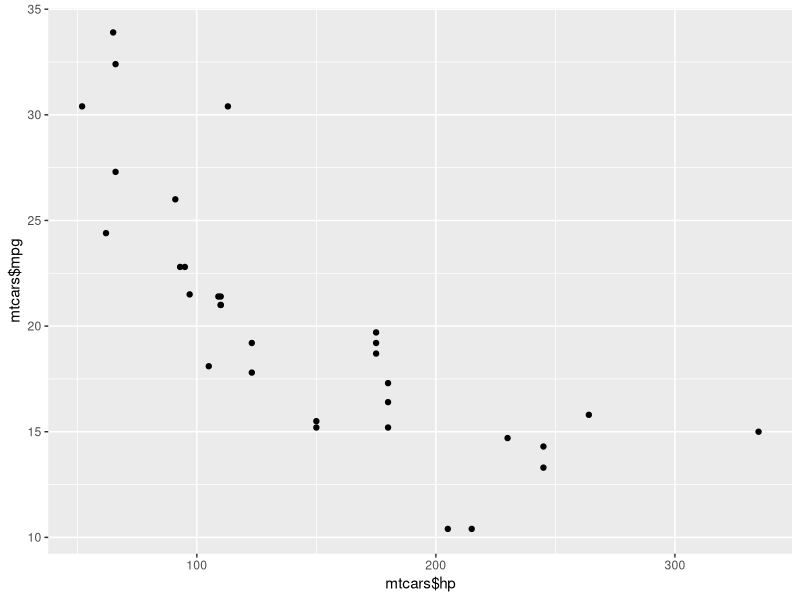
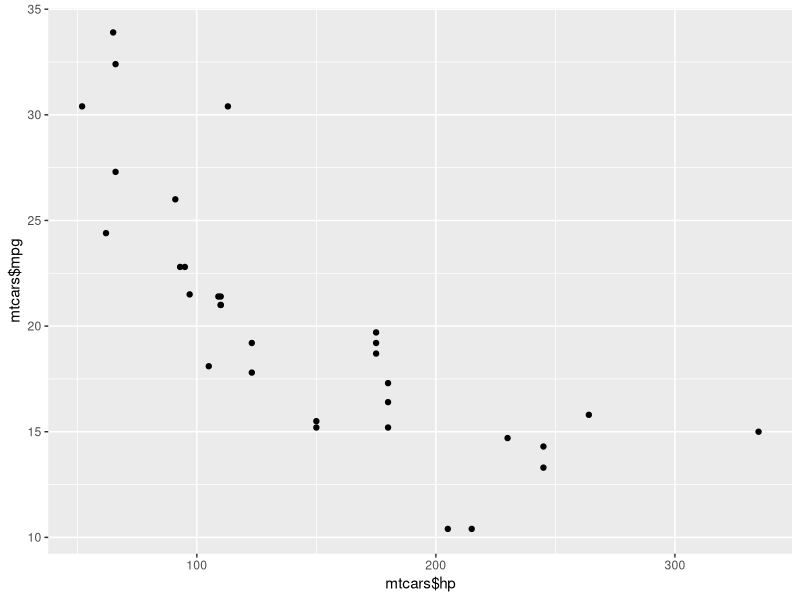
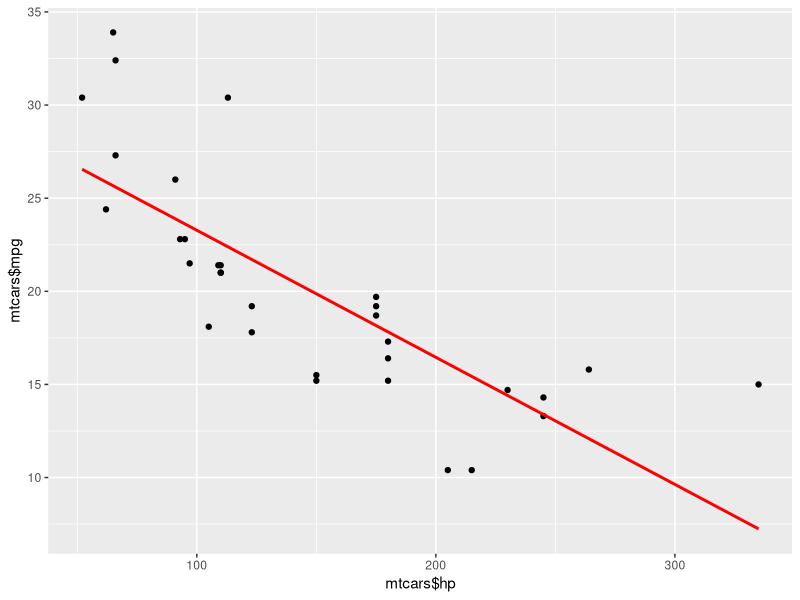
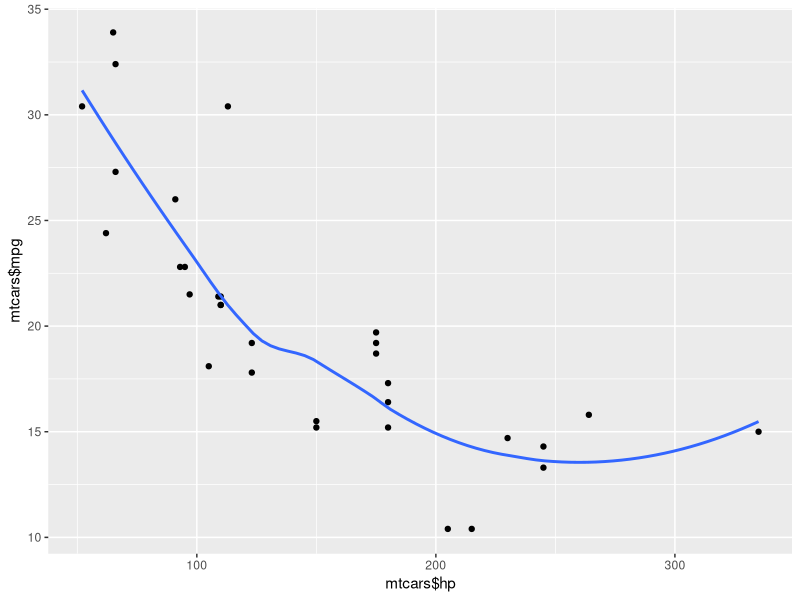
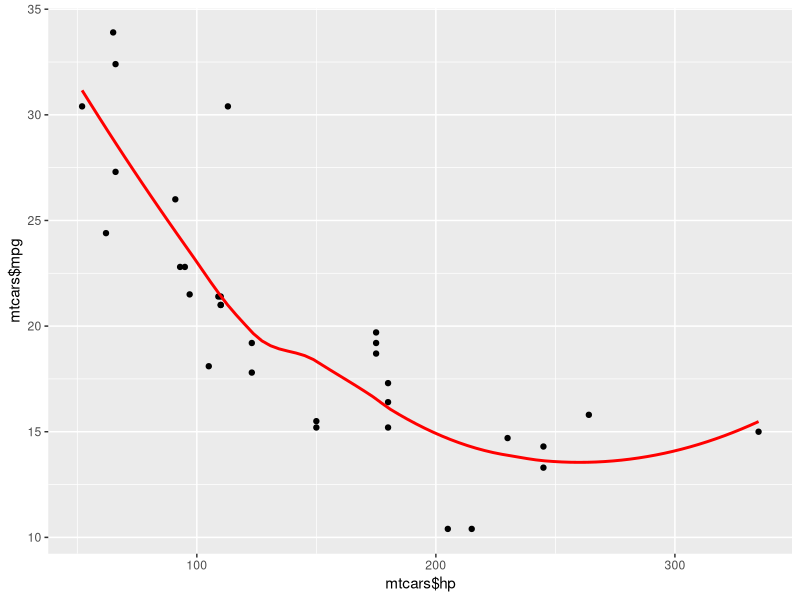
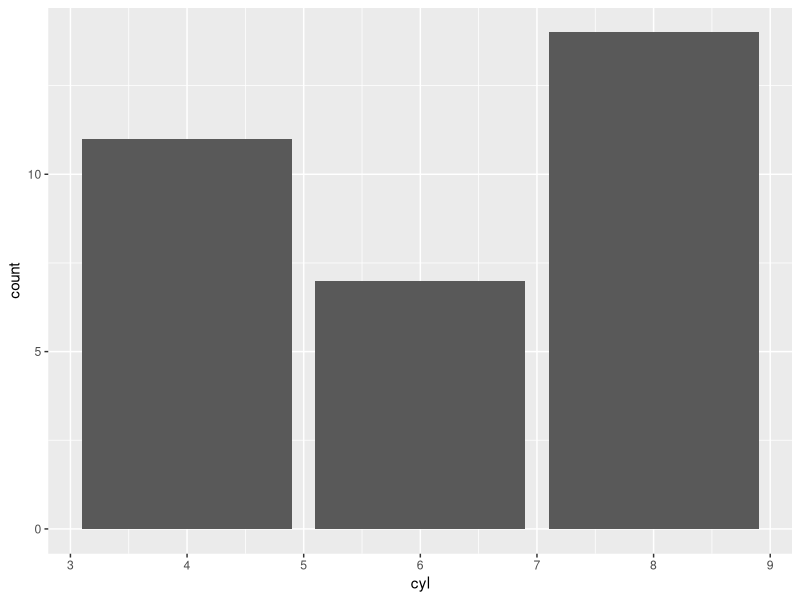
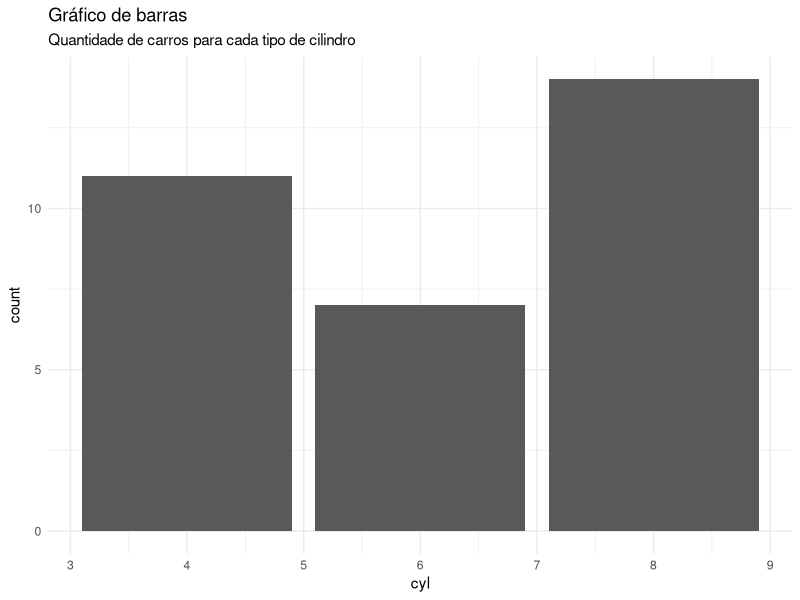
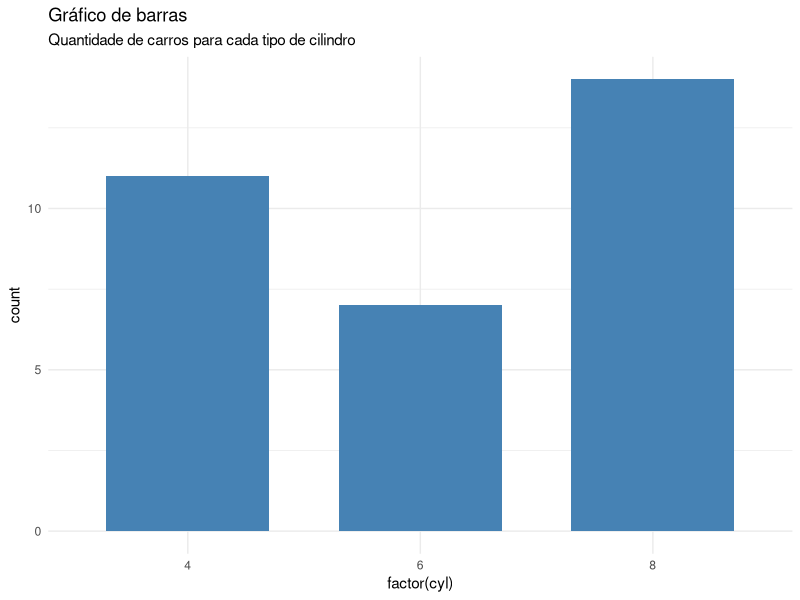

Here is the R script that generated these plots, in order:
# CONTINUANDO AS ATIVIDADES NO SISTEMA R
# R e estatística
# Faremos diversos procedimentos para nos familiarizarmos com o Sistema R.
# Prof. Arlei Fachinello e Guilherme Viegas


# Dataset para nossa análise
?datasets                                # Pacote com vários datasets
?datasets::mtcars                        # {Motor Trend Car Road Tests} Perfermance de 32 modelos de carro dos anos 70
datasets::mtcars                         # Do pacote dataset, chame mtcars
mtcars                       
View(mtcars)
str(mtcars)
summary(mtcars)

# Funções estatísticas que valem a pena decorar
min(mtcars$mpg)
max(mtcars$cyl)
mean(mtcars$disp)
median(mtcars$hp)
sd(mtcars$drat)                           # Standard Deviation - Desvio Padrão
quantile(mtcars$wt)                       # Quartil
quantile(mtcars$qsec, probs = 0.13)       # Percentil



# A medida de correlação, r, é uma das mais importantes para a analise estatística.
# [-1, 1]
# Em R, podemos calcular a correlação com a função    cor()
?cor()

cor(mtcars$mpg, mtcars$hp)      # Milhas por galao x horse power
cor(mtcars$mpg, mtcars$cyl)     # Milhas por galao x Número cilindros


## No R tbm podemos criar nossas própras funções
# Por exemplo, a função para calcular a área de um circulo  /   A = pi * r ^ 2
A <- function(r){
  area = pi * r ^ 2
  return(area)
}
A(2)
# Perceba que criamos uma função com apenas um parametro, o raio

# O argumento da função pode ser tbm um vetor, assim como na seguinte função, onde normalizaremos um séries de valores (vetor)
noramlize <- function(x){
  (x - min(x)) / (max(x) - min(x))
}
noramlize(cars$speed)

# Perceba a semelhança entre as duas séries:
data.frame(
  "Serie_original" = cars$speed,
  "Serie_normalizada" = noramlize(cars$speed)
)

# Vale notar que a correlação entre o vetor original e ele mesmo normalizado é 1, perfeita correlação:
cor(cars$speed, noramlize(cars$speed))


# Gráficos   :)
# Talvez o mais popular pacote para visualização de gráficos em R seja o {ggplot2}
library(ggplot2)

ggplot2::ggplot(data = mtcars, mapping = aes(x = mtcars$hp, y = mtcars$mpg)) +
  ggplot2::geom_point()

# Perceba que os paraametros não precisam estar explicitos, contando que as funções e argumentos estejam na ordem correta.
ggplot(mtcars, aes(mtcars$hp, mtcars$mpg)) +
  geom_point()

# Podemos adicionar novas camadas ao gráfico
ggplot(data = mtcars, mapping = aes(x = mtcars$hp, y = mtcars$mpg)) +
  geom_point() +
  geom_smooth(method = "lm", se = FALSE, color = "red")

# Os dados podem ser explicitados de modo geral em ggplot() ou de maneira específica em geom_...()
ggplot2::ggplot(data = mtcars, mapping = aes(x = mtcars$hp, y = mtcars$mpg)) +
  ggplot2::geom_point()+
  ggplot2::geom_smooth(se = FALSE) # Como o método não foi definido, o método padrão (loess) foi utilizado

# É sempre uma boa prática deixar todos os argumentos bem definidos
ggplot(data = mtcars) +
  geom_point(mapping = aes(x = mtcars$hp, y = mtcars$mpg)) +
  geom_smooth(mapping = aes(x = mtcars$hp, y = mtcars$mpg), method = "loess", se = FALSE, color = "red")

# Tbm podemos fazer diversos outros tipos de gráficos com ggplot2, como o gráfico de barras, por exemplo:
ggplot(mtcars, aes(cyl))+ 
  geom_bar()

# Podemos tbm customizá-lo a gosto:
ggplot(mtcars, aes(cyl))+ 
  geom_bar()+
  labs(title = "Gráfico de barras", subtitle = "Quantidade de carros para cada tipo de cilindro")+
  theme_minimal()


# ...e diferente maneiras de produzí-los
ggplot(mtcars, aes(x=factor(cyl), fill=cyl))+
  geom_bar(width=0.7, fill="steelblue")+
  theme_minimal()+
  labs(title = "Gráfico de barras", subtitle = "Quantidade de carros para cada tipo de cilindro")

ggplot(mtcars, aes(x=factor(cyl), fill=cyl))+
  geom_bar(width=0.7)+
  coord_flip()+
  theme_minimal()+
  labs(
    title = "Gráfico de barras", 
    subtitle = "Quantidade de carros para cada tipo de cilindro",
    x = "Número de cilindros",
    y = "Contagem"
  )

# Para mais...
# procure no google "How to..."





# Regressão linear simples
?lm()

simple_model <- lm(mtcars$hp ~ mtcars$mpg, mtcars)
simple_model # horse power ~ miles per gallon

simple_model[]

simple_model[1]
simple_model[[1]]
simple_model["coefficients"]
simple_model[["coefficients"]]
simple_model[["coefficients"]][1]
simple_model[["coefficients"]][2]
simple_model$coefficients
simple_model$coefficients[1]
simple_model$coefficients[2]

simple_model[2]
simple_model[[2]]
simple_model["residuals"]
simple_model[["residuals"]]

coef_lsm <- simple_model[[1]][[1]] # Coeficiente linear (intercepto) do modelo linear simples de (mtcars$hp ~ mtcars$mpg)
coef_asm <- simple_model[[1]][[2]] # Coeficiente angular () do modelo linear simples de (mtcars$hp ~ mtcars$mpg)

summary(simple_model)          #   Sumário estatístico de simple_model

ggplot(data = mtcars, aes(x = mtcars$hp, y = mtcars$mpg)) +
  geom_point() +
  geom_smooth(method = "lm", se = FALSE, color = "green")+
  annotate("text", x = 260, y = 30, label = paste0("Cor(mpg, hp)\n", round(cor(mtcars$mpg, mtcars$hp), 3)))+
  labs(title = "Gráfico da correlação",
       subtitle = "Milhas por galão e horse power", 
       x = "Horse Power",
       y = "Milhas Por Galão",
       caption = "R_para_Economistas")+
  theme_minimal()

# \n  para uma nova linha


## Recomendações

# Pacote {esquisse}
# https://medium.com/data-hackers/gerando-gr%C3%A1ficos-com-o-mouse-os-melhores-links-da-semana-7-bf4151996e75
# https://www.linkedin.com/pulse/interface-drag-drop-para-constru%C3%A7%C3%A3o-de-gr%C3%A1ficos-r-da-silva-j%C3%BAnior/?trk=related_artice_Interface%20%26amp%3Bamp%3Bquot%3Bdrag%20and%20drop%26amp%3Bamp%3Bquot%3B%E2%80%8B%20para%20constru%C3%A7%C3%A3o%20de%20gr%C3%A1ficos%20no%20R_article-card_title

# Pacote {radiant}
# https://cran.r-project.org/web/packages/radiant.data/readme/README.html







# Hora de praticar:

#1 Qual a média e mediana da inflação nos ultimos 12 meses



#2 Qual a máxima do IPCA nos meses de janeiro dos ultimos 10 anos



#3 Correlacione o IPCA e INPC nos ultimos 24 meses



#4 Crie um gráfico de linhas para o IPCA



#5 Crie um gráfico de linhas comparando o IPCA e INPC e indique a correlação entre as séries no canto direito do gráfico 



#6 Qual a taxa de inflação (IPCA) acumulada nos ultimos 12 meses?



#7 Considerando 1000 reais guardados em baixo do colchão, quanto dinehiro foi perdido nesses ultimos 12 meses?



#8 Demonstre graficamente o acumulo da inflação e a depreciação do dinheiro guardado:



#9 Separe entre classes a quantidade de meses que a inflação foi menor que -1, entre -1 e 0, entre 0 e +1 e maior que 1:
# (-Inf-1], (-1, 0], (0, +1] e (+1, Inf)



#10 Construa um gráfico de barras para o resultado do desafio 9




# Help:
# https://www3.bcb.gov.br/sgspub/localizarseries/localizarSeries.do?method=prepararTelaLocalizarSeries

#Obs.: Para melhor se adequar aos gráficos, as séries terão de ser transformadas para melhor se adequar as análises

#Boa Sorte!